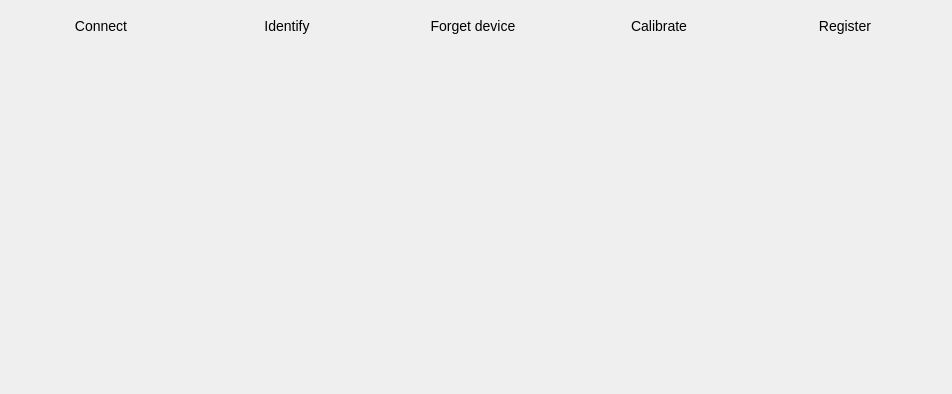
<?xml version="1.0" encoding="UTF-8"?>
<ui version="4.0">
 <class>InfoPage</class>
 <widget class="QWidget" name="InfoPage">
  <property name="geometry">
   <rect>
    <x>0</x>
    <y>0</y>
    <width>948</width>
    <height>394</height>
   </rect>
  </property>
  <property name="windowTitle">
   <string>Form</string>
  </property>
  <property name="styleSheet">
   <string notr="true"/>
  </property>
  <layout class="QGridLayout" name="gridLayout">
   <item row="0" column="3">
    <widget class="QPushButton" name="btnCalibrate">
     <property name="minimumSize">
      <size>
       <width>180</width>
       <height>30</height>
      </size>
     </property>
     <property name="styleSheet">
      <string notr="true">QPushButton {
  min-height: 30px;
  max-height: 30px;

  border: 0px;

  font-size: 14px;
}
</string>
     </property>
     <property name="text">
      <string>Calibrate</string>
     </property>
     <property name="blue_button" stdset="0">
      <bool>true</bool>
     </property>
    </widget>
   </item>
   <item row="0" column="1">
    <widget class="QPushButton" name="btnIdentify">
     <property name="sizePolicy">
      <sizepolicy hsizetype="Fixed" vsizetype="Fixed">
       <horstretch>0</horstretch>
       <verstretch>0</verstretch>
      </sizepolicy>
     </property>
     <property name="minimumSize">
      <size>
       <width>180</width>
       <height>30</height>
      </size>
     </property>
     <property name="maximumSize">
      <size>
       <width>240</width>
       <height>30</height>
      </size>
     </property>
     <property name="styleSheet">
      <string notr="true">QPushButton {
  min-height: 30px;
  max-height: 30px;

  border: 0px;

  font-size: 14px;
}</string>
     </property>
     <property name="text">
      <string>Identify</string>
     </property>
     <property name="blue_button" stdset="0">
      <bool>true</bool>
     </property>
    </widget>
   </item>
   <item row="0" column="2">
    <widget class="QPushButton" name="btnForget">
     <property name="sizePolicy">
      <sizepolicy hsizetype="Fixed" vsizetype="Fixed">
       <horstretch>0</horstretch>
       <verstretch>0</verstretch>
      </sizepolicy>
     </property>
     <property name="minimumSize">
      <size>
       <width>180</width>
       <height>30</height>
      </size>
     </property>
     <property name="maximumSize">
      <size>
       <width>240</width>
       <height>30</height>
      </size>
     </property>
     <property name="styleSheet">
      <string notr="true">QPushButton {
  min-height: 30px;
  max-height: 30px;

  border: 0px;

  font-size: 14px;
}</string>
     </property>
     <property name="text">
      <string>Forget device</string>
     </property>
     <property name="blue_button" stdset="0">
      <bool>true</bool>
     </property>
    </widget>
   </item>
   <item row="0" column="0">
    <widget class="QPushButton" name="btnConnect">
     <property name="sizePolicy">
      <sizepolicy hsizetype="Fixed" vsizetype="Fixed">
       <horstretch>0</horstretch>
       <verstretch>0</verstretch>
      </sizepolicy>
     </property>
     <property name="minimumSize">
      <size>
       <width>180</width>
       <height>30</height>
      </size>
     </property>
     <property name="maximumSize">
      <size>
       <width>240</width>
       <height>30</height>
      </size>
     </property>
     <property name="styleSheet">
      <string notr="true">QPushButton {
  	border: 0px;
  	font-size: 14px;
}
</string>
     </property>
     <property name="text">
      <string>Connect</string>
     </property>
     <property name="blue_button" stdset="0">
      <bool>true</bool>
     </property>
    </widget>
   </item>
   <item row="3" column="0" colspan="6">
    <widget class="QScrollArea" name="scrollArea">
     <property name="frameShape">
      <enum>QFrame::NoFrame</enum>
     </property>
     <property name="widgetResizable">
      <bool>true</bool>
     </property>
     <widget class="QWidget" name="scrollAreaWidgetContents">
      <property name="geometry">
       <rect>
        <x>0</x>
        <y>0</y>
        <width>930</width>
        <height>242</height>
       </rect>
      </property>
      <property name="sizePolicy">
       <sizepolicy hsizetype="Preferred" vsizetype="Expanding">
        <horstretch>0</horstretch>
        <verstretch>0</verstretch>
       </sizepolicy>
      </property>
      <layout class="QGridLayout" name="gridLayout_2">
       <property name="leftMargin">
        <number>0</number>
       </property>
       <property name="topMargin">
        <number>0</number>
       </property>
       <property name="rightMargin">
        <number>0</number>
       </property>
       <property name="spacing">
        <number>0</number>
       </property>
       <item row="2" column="0" colspan="3">
        <widget class="QWidget" name="paramWidget" native="true">
         <property name="minimumSize">
          <size>
           <width>0</width>
           <height>0</height>
          </size>
         </property>
         <layout class="QGridLayout" name="paramLayout">
          <property name="leftMargin">
           <number>0</number>
          </property>
          <property name="topMargin">
           <number>0</number>
          </property>
          <property name="rightMargin">
           <number>0</number>
          </property>
          <property name="bottomMargin">
           <number>0</number>
          </property>
          <property name="spacing">
           <number>0</number>
          </property>
          <item row="1" column="0">
           <widget class="QLabel" name="paramLabel">
            <property name="text">
             <string/>
            </property>
           </widget>
          </item>
         </layout>
        </widget>
       </item>
       <item row="7" column="0" colspan="2">
        <widget class="QWidget" name="descriptionWidget" native="true">
         <property name="sizePolicy">
          <sizepolicy hsizetype="Preferred" vsizetype="Maximum">
           <horstretch>0</horstretch>
           <verstretch>0</verstretch>
          </sizepolicy>
         </property>
         <property name="minimumSize">
          <size>
           <width>0</width>
           <height>0</height>
          </size>
         </property>
        </widget>
       </item>
       <item row="5" column="0">
        <widget class="QTextBrowser" name="extraWidget">
         <property name="sizePolicy">
          <sizepolicy hsizetype="Expanding" vsizetype="Fixed">
           <horstretch>0</horstretch>
           <verstretch>0</verstretch>
          </sizepolicy>
         </property>
         <property name="minimumSize">
          <size>
           <width>0</width>
           <height>0</height>
          </size>
         </property>
         <property name="maximumSize">
          <size>
           <width>16777215</width>
           <height>0</height>
          </size>
         </property>
         <property name="frameShape">
          <enum>QFrame::NoFrame</enum>
         </property>
         <property name="verticalScrollBarPolicy">
          <enum>Qt::ScrollBarAlwaysOff</enum>
         </property>
         <property name="horizontalScrollBarPolicy">
          <enum>Qt::ScrollBarAlwaysOff</enum>
         </property>
         <property name="sizeAdjustPolicy">
          <enum>QAbstractScrollArea::AdjustToContents</enum>
         </property>
         <property name="openExternalLinks">
          <bool>true</bool>
         </property>
        </widget>
       </item>
       <item row="10" column="0" colspan="3">
        <spacer name="verticalSpacer">
         <property name="orientation">
          <enum>Qt::Vertical</enum>
         </property>
         <property name="sizeType">
          <enum>QSizePolicy::Expanding</enum>
         </property>
         <property name="sizeHint" stdset="0">
          <size>
           <width>0</width>
           <height>0</height>
          </size>
         </property>
        </spacer>
       </item>
      </layout>
     </widget>
    </widget>
   </item>
   <item row="0" column="5" rowspan="2">
    <spacer name="horizontalSpacer">
     <property name="orientation">
      <enum>Qt::Horizontal</enum>
     </property>
     <property name="sizeHint" stdset="0">
      <size>
       <width>0</width>
       <height>0</height>
      </size>
     </property>
    </spacer>
   </item>
   <item row="0" column="4">
    <widget class="QPushButton" name="btnRegister">
     <property name="minimumSize">
      <size>
       <width>180</width>
       <height>30</height>
      </size>
     </property>
     <property name="styleSheet">
      <string notr="true">QPushButton {
  min-height: 30px;
  max-height: 30px;

  border: 0px;

  font-size: 14px;
}
</string>
     </property>
     <property name="text">
      <string>Register</string>
     </property>
     <property name="blue_button" stdset="0">
      <bool>true</bool>
     </property>
    </widget>
   </item>
   <item row="1" column="0" colspan="5">
    <layout class="QVBoxLayout" name="verticalLayout">
     <property name="spacing">
      <number>0</number>
     </property>
     <property name="topMargin">
      <number>0</number>
     </property>
     <item>
      <widget class="QLabel" name="lblFirmware">
       <property name="styleSheet">
        <string notr="true">font-size: 13px;</string>
       </property>
       <property name="text">
        <string/>
       </property>
      </widget>
     </item>
     <item>
      <widget class="QLabel" name="lblCalibrationInfo">
       <property name="styleSheet">
        <string notr="true">font-size: 13px;</string>
       </property>
       <property name="text">
        <string/>
       </property>
       <property name="wordWrap">
        <bool>true</bool>
       </property>
      </widget>
     </item>
     <item>
      <widget class="QLabel" name="lblCalibrationStatus">
       <property name="sizePolicy">
        <sizepolicy hsizetype="Minimum" vsizetype="Fixed">
         <horstretch>0</horstretch>
         <verstretch>0</verstretch>
        </sizepolicy>
       </property>
       <property name="minimumSize">
        <size>
         <width>0</width>
         <height>20</height>
        </size>
       </property>
       <property name="maximumSize">
        <size>
         <width>16777215</width>
         <height>20</height>
        </size>
       </property>
       <property name="styleSheet">
        <string notr="true">font-size: 13px;</string>
       </property>
       <property name="text">
        <string/>
       </property>
       <property name="wordWrap">
        <bool>true</bool>
       </property>
      </widget>
     </item>
     <item>
      <widget class="QLabel" name="lblConnectionStatus">
       <property name="sizePolicy">
        <sizepolicy hsizetype="Minimum" vsizetype="Fixed">
         <horstretch>0</horstretch>
         <verstretch>0</verstretch>
        </sizepolicy>
       </property>
       <property name="minimumSize">
        <size>
         <width>0</width>
         <height>20</height>
        </size>
       </property>
       <property name="maximumSize">
        <size>
         <width>16777215</width>
         <height>20</height>
        </size>
       </property>
       <property name="styleSheet">
        <string notr="true">font-size: 13px;</string>
       </property>
       <property name="text">
        <string/>
       </property>
       <property name="wordWrap">
        <bool>true</bool>
       </property>
      </widget>
     </item>
     <item>
      <widget class="QLabel" name="lblIdentifyStatus">
       <property name="sizePolicy">
        <sizepolicy hsizetype="Minimum" vsizetype="Fixed">
         <horstretch>0</horstretch>
         <verstretch>0</verstretch>
        </sizepolicy>
       </property>
       <property name="minimumSize">
        <size>
         <width>0</width>
         <height>20</height>
        </size>
       </property>
       <property name="maximumSize">
        <size>
         <width>16777215</width>
         <height>20</height>
        </size>
       </property>
       <property name="styleSheet">
        <string notr="true">font-size: 13px;</string>
       </property>
       <property name="text">
        <string/>
       </property>
       <property name="wordWrap">
        <bool>true</bool>
       </property>
      </widget>
     </item>
    </layout>
   </item>
  </layout>
 </widget>
 <resources/>
 <connections/>
</ui>
